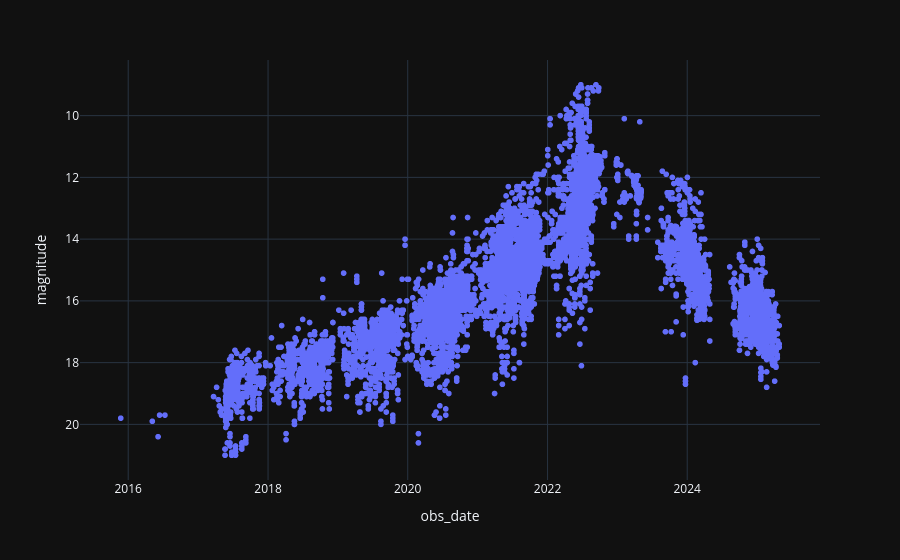

The code cell stored with this chart in its notebook:
### Code cell
fig = px.scatter(mpc_obs_filtered_df, x='obs_date', y='magnitude', template= 'plotly_dark')
fig.update_yaxes(autorange="reversed")
fig.show()

### Figure 1 — Plotly figure (JSON) as saved in the notebook; plotly's stock layout.template omitted (floating-point values rounded to 4 significant figures; data arrays with more than 128 entries replaced by an {"elided": "..."} marker saying what was removed)
{"data": [{"hovertemplate": "obs_date=%{x}<br>magnitude=%{y}<extra></extra>", "legendgroup": "", "marker": {"color": "#636efa", "symbol": "circle"}, "mode": "markers", "name": "", "showlegend": false, "type": "scattergl", "x": {"elided": "13778 str values"}, "xaxis": "x", "y": {"elided": "13778 float values"}, "yaxis": "y"}], "layout": {"legend": {"tracegroupgap": 0}, "margin": {"t": 60}, "xaxis": {"anchor": "y", "domain": [0, 1], "title": {"text": "obs_date"}}, "yaxis": {"anchor": "x", "autorange": "reversed", "domain": [0, 1], "title": {"text": "magnitude"}}}}
